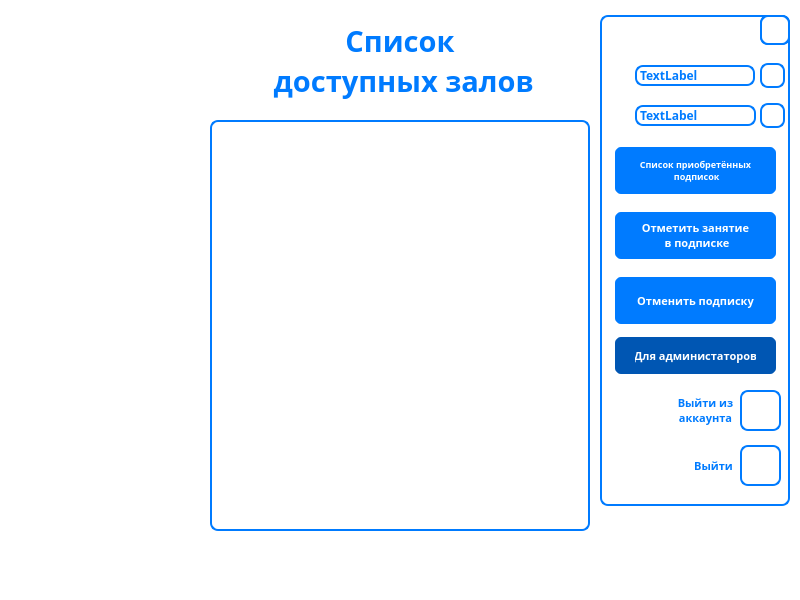
<?xml version="1.0" encoding="UTF-8"?>
<ui version="4.0">
 <class>MainMenuWindow</class>
 <widget class="QWidget" name="MainMenuWindow">
  <property name="geometry">
   <rect>
    <x>0</x>
    <y>0</y>
    <width>800</width>
    <height>600</height>
   </rect>
  </property>
  <property name="windowTitle">
   <string>Form</string>
  </property>
  <property name="styleSheet">
   <string notr="true">QWidget {
    background: white;
}
</string>
  </property>
  <widget class="QWidget" name="menuWidget" native="true">
   <property name="geometry">
    <rect>
     <x>600</x>
     <y>15</y>
     <width>190</width>
     <height>491</height>
    </rect>
   </property>
   <property name="styleSheet">
    <string notr="true">#menuWidget {
    border: 2px solid #007BFF; 
    border-radius: 8px; 
    background: white;
}
</string>
   </property>
   <widget class="QLabel" name="loginLabel">
    <property name="geometry">
     <rect>
      <x>35</x>
      <y>50</y>
      <width>120</width>
      <height>21</height>
     </rect>
    </property>
    <property name="font">
     <font>
      <family>Artifakt Element Heavy</family>
      <bold>true</bold>
     </font>
    </property>
    <property name="styleSheet">
     <string notr="true">QLabel {
    color: #007BFF;
    border: 2px solid #007BFF; 
    border-radius: 8px; 
}
</string>
    </property>
    <property name="text">
     <string>TextLabel</string>
    </property>
   </widget>
   <widget class="QLabel" name="balanceLabel">
    <property name="geometry">
     <rect>
      <x>35</x>
      <y>90</y>
      <width>121</width>
      <height>21</height>
     </rect>
    </property>
    <property name="font">
     <font>
      <family>Artifakt Element Heavy</family>
      <bold>true</bold>
     </font>
    </property>
    <property name="styleSheet">
     <string notr="true">QLabel {
    color: #007BFF;
    border: 2px solid #007BFF; 
    border-radius: 8px; 
}
</string>
    </property>
    <property name="text">
     <string>TextLabel</string>
    </property>
   </widget>
   <widget class="QPushButton" name="addBalanceButton">
    <property name="geometry">
     <rect>
      <x>160</x>
      <y>88</y>
      <width>25</width>
      <height>25</height>
     </rect>
    </property>
    <property name="sizePolicy">
     <sizepolicy hsizetype="Fixed" vsizetype="Fixed">
      <horstretch>0</horstretch>
      <verstretch>0</verstretch>
     </sizepolicy>
    </property>
    <property name="font">
     <font>
      <family>Artifakt Element Heavy</family>
      <bold>true</bold>
     </font>
    </property>
    <property name="styleSheet">
     <string notr="true">QPushButton {
    background-color: rgba(255, 255, 255, 0.8); 
    color: #007BFF; 
    border: 2px solid #007BFF; 
    border-radius: 8px; 
    padding: 10px 20px;
}

QPushButton:hover {
    background-color: rgba(200, 200, 200, 0.5); 
}
</string>
    </property>
    <property name="text">
     <string/>
    </property>
   </widget>
   <widget class="QPushButton" name="subscriptionListButton">
    <property name="enabled">
     <bool>true</bool>
    </property>
    <property name="geometry">
     <rect>
      <x>13</x>
      <y>130</y>
      <width>165</width>
      <height>51</height>
     </rect>
    </property>
    <property name="sizePolicy">
     <sizepolicy hsizetype="Fixed" vsizetype="Fixed">
      <horstretch>0</horstretch>
      <verstretch>0</verstretch>
     </sizepolicy>
    </property>
    <property name="font">
     <font>
      <family>Artifakt Element Heavy</family>
      <pointsize>7</pointsize>
      <bold>true</bold>
     </font>
    </property>
    <property name="styleSheet">
     <string notr="true">QPushButton {
    background-color: #007BFF;
    color: white;
 border: 2px solid white;
    border-radius: 8px;
    padding: 10px 20px;
}
QPushButton:hover {
    background-color: #0056b3;
}</string>
    </property>
    <property name="text">
     <string>Список приобретённых
 подписок</string>
    </property>
   </widget>
   <widget class="QPushButton" name="markSubscriptionButton">
    <property name="enabled">
     <bool>true</bool>
    </property>
    <property name="geometry">
     <rect>
      <x>13</x>
      <y>195</y>
      <width>165</width>
      <height>51</height>
     </rect>
    </property>
    <property name="sizePolicy">
     <sizepolicy hsizetype="Fixed" vsizetype="Fixed">
      <horstretch>0</horstretch>
      <verstretch>0</verstretch>
     </sizepolicy>
    </property>
    <property name="font">
     <font>
      <family>Artifakt Element Heavy</family>
      <pointsize>8</pointsize>
      <bold>true</bold>
     </font>
    </property>
    <property name="styleSheet">
     <string notr="true">QPushButton {
    background-color: #007BFF;
    color: white;
 border: 2px solid white;
    border-radius: 8px;
    padding: 10px 20px;
}
QPushButton:hover {
    background-color: #0056b3;
}</string>
    </property>
    <property name="text">
     <string>Отметить занятие
 в подписке</string>
    </property>
   </widget>
   <widget class="QPushButton" name="cancelSubscriptionButton">
    <property name="enabled">
     <bool>true</bool>
    </property>
    <property name="geometry">
     <rect>
      <x>13</x>
      <y>260</y>
      <width>165</width>
      <height>51</height>
     </rect>
    </property>
    <property name="sizePolicy">
     <sizepolicy hsizetype="Fixed" vsizetype="Fixed">
      <horstretch>0</horstretch>
      <verstretch>0</verstretch>
     </sizepolicy>
    </property>
    <property name="font">
     <font>
      <family>Artifakt Element Heavy</family>
      <pointsize>8</pointsize>
      <bold>true</bold>
     </font>
    </property>
    <property name="styleSheet">
     <string notr="true">QPushButton {
    background-color: #007BFF;
    color: white;
 border: 2px solid white;
    border-radius: 8px;
    padding: 10px 20px;
}
QPushButton:hover {
    background-color: #0056b3;
}</string>
    </property>
    <property name="text">
     <string>Отменить подписку</string>
    </property>
   </widget>
   <widget class="QPushButton" name="adminButton">
    <property name="enabled">
     <bool>false</bool>
    </property>
    <property name="geometry">
     <rect>
      <x>13</x>
      <y>320</y>
      <width>165</width>
      <height>41</height>
     </rect>
    </property>
    <property name="sizePolicy">
     <sizepolicy hsizetype="Fixed" vsizetype="Fixed">
      <horstretch>0</horstretch>
      <verstretch>0</verstretch>
     </sizepolicy>
    </property>
    <property name="font">
     <font>
      <family>Artifakt Element Heavy</family>
      <pointsize>8</pointsize>
      <bold>true</bold>
     </font>
    </property>
    <property name="styleSheet">
     <string notr="true">QPushButton {
    background-color: #007BFF;
    color: white;
 border: 2px solid white;
    border-radius: 8px;
    padding: 10px 20px;
}
QPushButton:hover {
    background-color: #0056b3;
}

QPushButton:enabled {
    background-color: #007BFF; 
}

QPushButton:enabled:hover {
    background-color: #0056b3; 
}

QPushButton:disabled {
    background-color: #0056b3; 
    color: white; 
}</string>
    </property>
    <property name="text">
     <string>Для администаторов</string>
    </property>
   </widget>
   <widget class="QLabel" name="label">
    <property name="geometry">
     <rect>
      <x>70</x>
      <y>375</y>
      <width>71</width>
      <height>41</height>
     </rect>
    </property>
    <property name="sizePolicy">
     <sizepolicy hsizetype="Preferred" vsizetype="Preferred">
      <horstretch>0</horstretch>
      <verstretch>0</verstretch>
     </sizepolicy>
    </property>
    <property name="font">
     <font>
      <family>Artifakt Element Heavy</family>
      <pointsize>8</pointsize>
      <italic>false</italic>
      <bold>true</bold>
      <underline>false</underline>
     </font>
    </property>
    <property name="cursor">
     <cursorShape>ArrowCursor</cursorShape>
    </property>
    <property name="styleSheet">
     <string notr="true">QLabel {
    color: #007BFF;
}
</string>
    </property>
    <property name="frameShape">
     <enum>QFrame::Shape::NoFrame</enum>
    </property>
    <property name="text">
     <string>Выйти из
аккаунта</string>
    </property>
    <property name="textFormat">
     <enum>Qt::TextFormat::PlainText</enum>
    </property>
    <property name="alignment">
     <set>Qt::AlignmentFlag::AlignCenter</set>
    </property>
   </widget>
   <widget class="QPushButton" name="returnToMainButton">
    <property name="geometry">
     <rect>
      <x>140</x>
      <y>375</y>
      <width>41</width>
      <height>41</height>
     </rect>
    </property>
    <property name="sizePolicy">
     <sizepolicy hsizetype="Fixed" vsizetype="Fixed">
      <horstretch>0</horstretch>
      <verstretch>0</verstretch>
     </sizepolicy>
    </property>
    <property name="font">
     <font>
      <family>Artifakt Element Heavy</family>
      <bold>true</bold>
     </font>
    </property>
    <property name="styleSheet">
     <string notr="true">QPushButton {
    background-color: rgba(255, 255, 255, 0.8); 
    color: #007BFF; 
    border: 2px solid #007BFF; 
    border-radius: 8px; 
    padding: 10px 20px;
}

QPushButton:hover {
    background-color: rgba(200, 200, 200, 0.5); 
}
</string>
    </property>
    <property name="text">
     <string/>
    </property>
   </widget>
   <widget class="QLabel" name="label_2">
    <property name="geometry">
     <rect>
      <x>78</x>
      <y>435</y>
      <width>71</width>
      <height>31</height>
     </rect>
    </property>
    <property name="sizePolicy">
     <sizepolicy hsizetype="Preferred" vsizetype="Preferred">
      <horstretch>0</horstretch>
      <verstretch>0</verstretch>
     </sizepolicy>
    </property>
    <property name="font">
     <font>
      <family>Artifakt Element Heavy</family>
      <pointsize>8</pointsize>
      <italic>false</italic>
      <bold>true</bold>
      <underline>false</underline>
     </font>
    </property>
    <property name="cursor">
     <cursorShape>ArrowCursor</cursorShape>
    </property>
    <property name="styleSheet">
     <string notr="true">QLabel {
    color: #007BFF;
}
</string>
    </property>
    <property name="frameShape">
     <enum>QFrame::Shape::NoFrame</enum>
    </property>
    <property name="text">
     <string>Выйти</string>
    </property>
    <property name="textFormat">
     <enum>Qt::TextFormat::PlainText</enum>
    </property>
    <property name="alignment">
     <set>Qt::AlignmentFlag::AlignCenter</set>
    </property>
   </widget>
   <widget class="QPushButton" name="exitButton">
    <property name="geometry">
     <rect>
      <x>140</x>
      <y>430</y>
      <width>41</width>
      <height>41</height>
     </rect>
    </property>
    <property name="sizePolicy">
     <sizepolicy hsizetype="Fixed" vsizetype="Fixed">
      <horstretch>0</horstretch>
      <verstretch>0</verstretch>
     </sizepolicy>
    </property>
    <property name="font">
     <font>
      <family>Artifakt Element Heavy</family>
      <bold>true</bold>
     </font>
    </property>
    <property name="styleSheet">
     <string notr="true">QPushButton {
    background-color: rgba(255, 255, 255, 0.8); 
    color: #007BFF; 
    border: 2px solid #007BFF; 
    border-radius: 8px; 
    padding: 10px 20px;
}

QPushButton:hover {
    background-color: rgba(200, 200, 200, 0.5); 
}
</string>
    </property>
    <property name="text">
     <string/>
    </property>
   </widget>
   <widget class="QPushButton" name="hideMenu">
    <property name="enabled">
     <bool>true</bool>
    </property>
    <property name="geometry">
     <rect>
      <x>160</x>
      <y>0</y>
      <width>30</width>
      <height>30</height>
     </rect>
    </property>
    <property name="sizePolicy">
     <sizepolicy hsizetype="Fixed" vsizetype="Fixed">
      <horstretch>0</horstretch>
      <verstretch>0</verstretch>
     </sizepolicy>
    </property>
    <property name="font">
     <font>
      <family>Artifakt Element Heavy</family>
      <bold>true</bold>
     </font>
    </property>
    <property name="styleSheet">
     <string notr="true">QPushButton {
    background-color: rgba(255, 255, 255, 0.8); 
    color: #007BFF; 
    border: 2px solid #007BFF; 
    border-radius: 8px; 
    padding: 10px 20px;
}

QPushButton:hover {
    background-color: rgba(200, 200, 200, 0.5); 
}
</string>
    </property>
    <property name="text">
     <string/>
    </property>
   </widget>
   <widget class="QPushButton" name="changeAccountInfo">
    <property name="geometry">
     <rect>
      <x>160</x>
      <y>48</y>
      <width>25</width>
      <height>25</height>
     </rect>
    </property>
    <property name="sizePolicy">
     <sizepolicy hsizetype="Fixed" vsizetype="Fixed">
      <horstretch>0</horstretch>
      <verstretch>0</verstretch>
     </sizepolicy>
    </property>
    <property name="font">
     <font>
      <family>Artifakt Element Heavy</family>
      <bold>true</bold>
     </font>
    </property>
    <property name="styleSheet">
     <string notr="true">QPushButton {
    background-color: rgba(255, 255, 255, 0.8); 
    color: #007BFF; 
    border: 2px solid #007BFF; 
    border-radius: 8px; 
    padding: 10px 20px;
}

QPushButton:hover {
    background-color: rgba(200, 200, 200, 0.5); 
}
</string>
    </property>
    <property name="text">
     <string/>
    </property>
   </widget>
  </widget>
  <widget class="QLabel" name="label_3">
   <property name="geometry">
    <rect>
     <x>245</x>
     <y>20</y>
     <width>310</width>
     <height>81</height>
    </rect>
   </property>
   <property name="sizePolicy">
    <sizepolicy hsizetype="Preferred" vsizetype="Preferred">
     <horstretch>0</horstretch>
     <verstretch>0</verstretch>
    </sizepolicy>
   </property>
   <property name="font">
    <font>
     <family>Artifakt Element Heavy</family>
     <pointsize>22</pointsize>
     <italic>false</italic>
     <bold>true</bold>
     <underline>false</underline>
    </font>
   </property>
   <property name="cursor">
    <cursorShape>ArrowCursor</cursorShape>
   </property>
   <property name="styleSheet">
    <string notr="true">QLabel {
    color: #007BFF;
}
</string>
   </property>
   <property name="frameShape">
    <enum>QFrame::Shape::NoFrame</enum>
   </property>
   <property name="text">
    <string>Список
 доступных залов</string>
   </property>
   <property name="textFormat">
    <enum>Qt::TextFormat::PlainText</enum>
   </property>
   <property name="alignment">
    <set>Qt::AlignmentFlag::AlignCenter</set>
   </property>
  </widget>
  <widget class="QListWidget" name="placeWidget">
   <property name="geometry">
    <rect>
     <x>210</x>
     <y>120</y>
     <width>380</width>
     <height>411</height>
    </rect>
   </property>
   <property name="styleSheet">
    <string notr="true">#placeWidget {
    color: #007BFF;
    border: 2px solid #007BFF; 
    border-radius: 8px; 
}

#placeWidget QScrollBar:vertical {
    border: none;
    background: #E0F3FF; 
    width: 12px;         
    margin: 0px 0px 0px 0px; 
}

#placeWidget QScrollBar::handle:vertical {
    background: #007BFF; 
    min-height: 20px;  
    border-radius: 8px;
}

#placeWidget QScrollBar::add-line:vertical,
#placeWidget QScrollBar::sub-line:vertical {
    background: none;    
    height: 0px;
}

#placeWidget QScrollBar:horizontal {
    border: none;
    background: #E0F3FF;
    height: 12px;        
    margin: 0px 0px 0px 0px;
}

#placeWidget QScrollBar::handle:horizontal {
    background: #007BFF;
    min-width: 20px;    
    border-radius: 8px;  
}

#placeWidget QScrollBar::add-line:horizontal,
#placeWidget QScrollBar::sub-line:horizontal {
    background: none;   
    width: 0px;
}
</string>
   </property>
  </widget>
  <widget class="QPushButton" name="showMenu">
   <property name="enabled">
    <bool>true</bool>
   </property>
   <property name="geometry">
    <rect>
     <x>760</x>
     <y>15</y>
     <width>30</width>
     <height>30</height>
    </rect>
   </property>
   <property name="sizePolicy">
    <sizepolicy hsizetype="Fixed" vsizetype="Fixed">
     <horstretch>0</horstretch>
     <verstretch>0</verstretch>
    </sizepolicy>
   </property>
   <property name="font">
    <font>
     <family>Artifakt Element Heavy</family>
     <bold>true</bold>
    </font>
   </property>
   <property name="styleSheet">
    <string notr="true">QPushButton {
    background-color: rgba(255, 255, 255, 0.8); 
    color: #007BFF; 
    border: 2px solid #007BFF; 
    border-radius: 8px; 
    padding: 10px 20px;
}

QPushButton:hover {
    background-color: rgba(200, 200, 200, 0.5); 
}
</string>
   </property>
   <property name="text">
    <string/>
   </property>
  </widget>
 </widget>
 <resources/>
 <connections/>
</ui>
